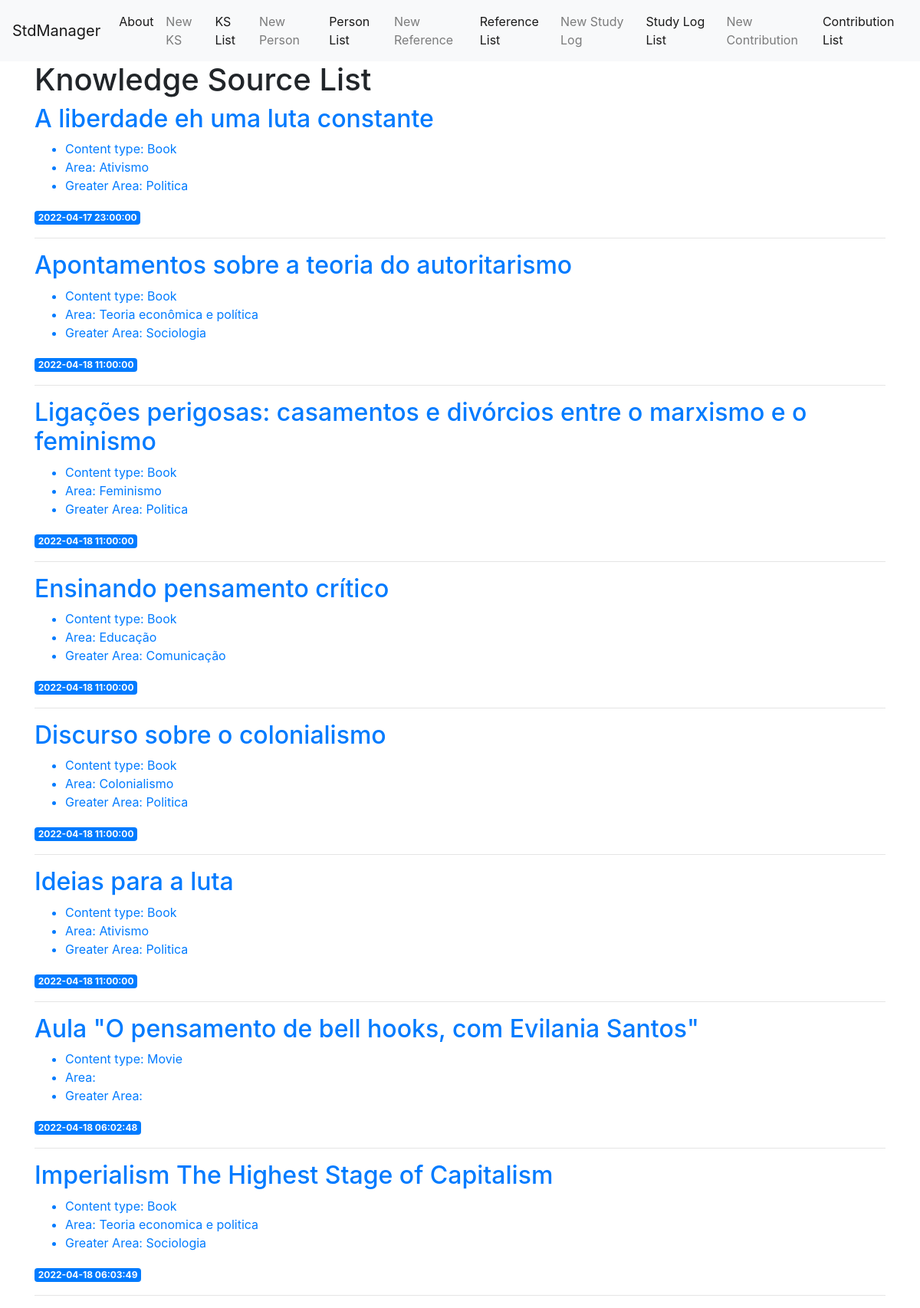
The page / on the database its author committed.
### tables this page shows
CREATE TABLE knowledge_source (
	ks_id INTEGER PRIMARY KEY AUTOINCREMENT,
	ks_created_at TIMESTAMP NOT NULL DEFAULT CURRENT_TIMESTAMP,
	ks_type TEXT NOT NULL,
	ks_name TEXT NOT NULL,
	main_person_id INTEGER,
	area TEXT,
	greater_area TEXT
);

### app.py (the view)
@app.route('/')
def index():
    conn = get_db_connection()
    knowledge_source = conn.execute('SELECT * FROM knowledge_source').fetchall()
    conn.close()
    return render_template('index.html', knowledge_source=knowledge_source)

### app.py (called while the page is built)
def get_db_connection():
    conn = sqlite3.connect('database.db')
    conn.row_factory = sqlite3.Row
    return conn

### templates/index.html
{% extends 'base.html' %}
{% block content %}
    <h1>{% block title %} Knowledge Source List {% endblock %}</h1>
    {% for ks in knowledge_source %}
        <a href="{{ url_for('ks', ks_id=ks['ks_id']) }}">
            <h2>{{ ks['ks_name'] }}</h2>
            <ul>
                <li>Content type: {{ ks['ks_type'] }}</li>
                <li>Area: {{ ks['area'] }}</li>
                <li>Greater Area: {{ ks['greater_area'] }}</li>
            </ul>
        </a>
        <span class="badge badge-primary">{{ ks['ks_created_at'] }}</span>
        <hr>
    {% endfor %}
{% endblock %}

### rows shown on the page
knowledge_source: ks_name "A liberdade eh uma luta constante", ks_type "Book", area "Ativismo", greater_area "Politica", ks_created_at "2022-04-17 23:00:00"
knowledge_source: ks_name "Apontamentos sobre a teoria do autoritarismo", ks_type "Book", area "Teoria econômica e política", greater_area "Sociologia", ks_created_at "2022-04-18 11:00:00"
knowledge_source: ks_name "Ligações perigosas: casamentos e divórcios entre o marxismo e o feminismo", ks_type "Book", area "Feminismo", greater_area "Politica", ks_created_at "2022-04-18 11:00:00"
knowledge_source: ks_name "Ensinando pensamento crítico", ks_type "Book", area "Educação", greater_area "Comunicação", ks_created_at "2022-04-18 11:00:00"
knowledge_source: ks_name "Discurso sobre o colonialismo", ks_type "Book", area "Colonialismo", greater_area "Politica", ks_created_at "2022-04-18 11:00:00"
knowledge_source: ks_name "Ideias para a luta", ks_type "Book", area "Ativismo", greater_area "Politica", ks_created_at "2022-04-18 11:00:00"
knowledge_source: ks_name "Aula \"O pensamento de bell hooks, com Evilania Santos\"", ks_type "Movie", ks_created_at "2022-04-18 06:02:48"
knowledge_source: ks_name "Imperialism The Highest Stage of Capitalism", ks_type "Book", area "Teoria economica e politica", greater_area "Sociologia", ks_created_at "2022-04-18 06:03:49"
